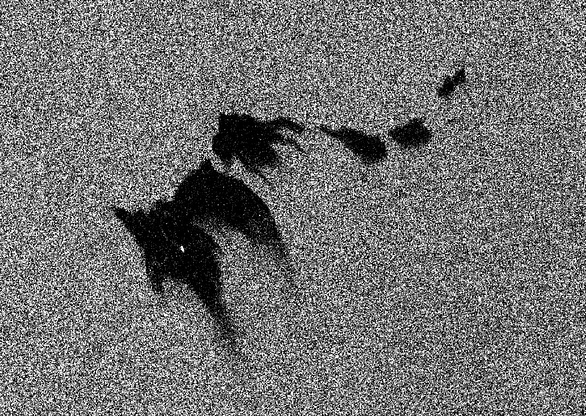
#> input picture images/SAR#1.png, 586 x 416 px, found by its file name
$ jupyter execute IP_Mini_Project.ipynb
#> lines starting #> are read from the running program, lines starting #| are printed output that depends on the picture; after the words box and inside, x2 and y2 are one past the last pixel; in counts of white or black regions, pixels touching at a corner belong together
[cell 1]
import warnings
warnings.filterwarnings('ignore')

[cell 2]
# importing libraries
import cv2
import numpy as np
import matplotlib.pyplot as plt
from scipy import signal

[cell 3]
# importing images
sar1 = cv2.imread('/content/SAR#1.png', 0)
#> sar1 is the input picture: shape (416, 586); min 0, max 255, mean 114
sar2 = cv2.imread('/content/SAR#2.png', 0)
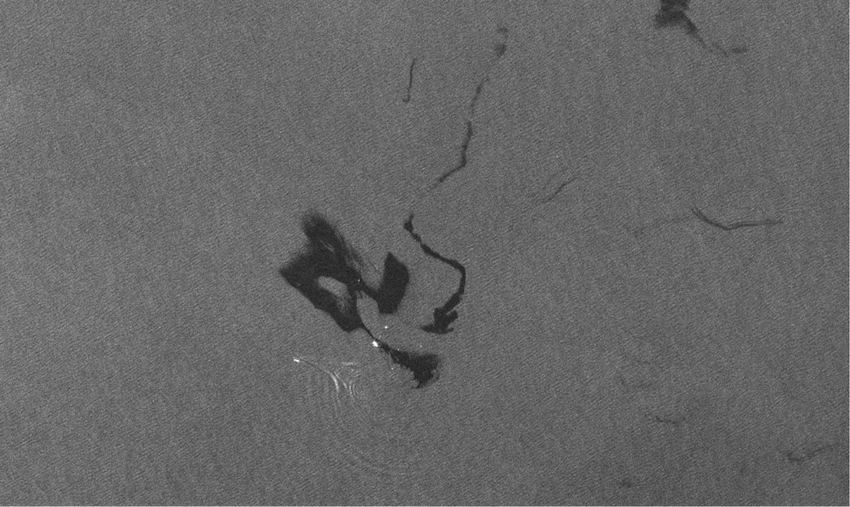
#> input picture images/SAR#2.png, 850 x 507 px, found by its file name
#> sar2 is the input picture: shape (507, 850); min 28, max 255, mean 102.7
sar3 = cv2.imread('/content/SAR#3.png', 0)
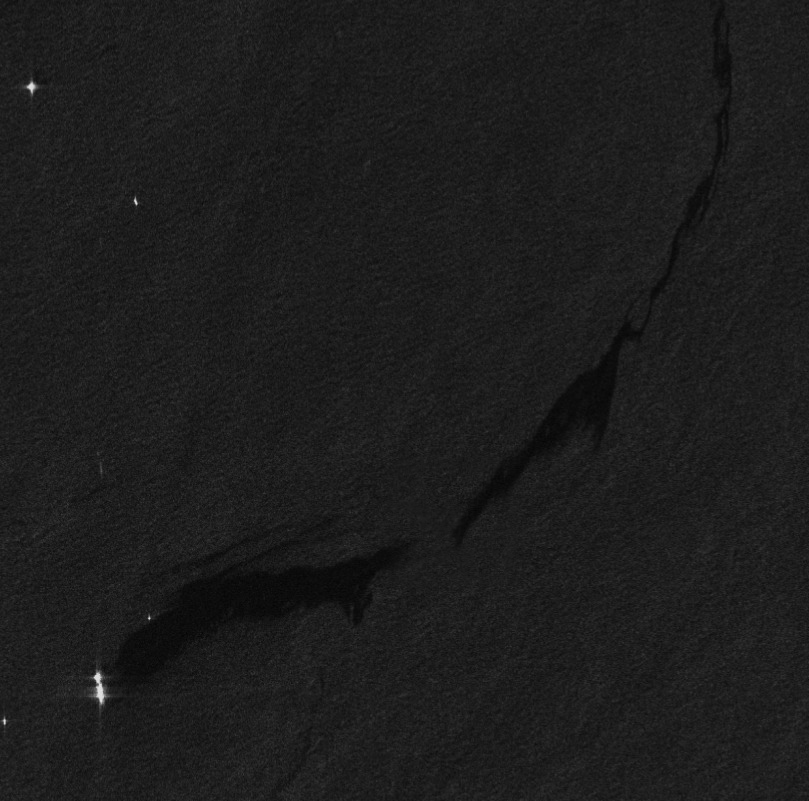
#> input picture images/SAR#3.png, 809 x 801 px, found by its file name
#> sar3 is the input picture: shape (801, 809); min 4, max 229, mean 28.8

### Utility Functions

[cell 4]
def plotHistogram(original, img, name):
#> called with name = 'Before any preprocessing'
  count, value = np.histogram(img, 255, [0, 255])
#> count = 255 values, max 11559 at index 0, min 254 at index 253, mean 956; value = 256 values from 0 to 255
  plt.figure(figsize = (16, 6))
  plt.subplot(1, 2, 1)
  plt.imshow(img, cmap="gray")
  plt.title(name)
  plt.subplot(1, 2, 2)
  plt.stem(count)
  plt.legend(["Gray shade count"])
  plt.xlabel("Pixel Density")
  plt.ylabel("Pixel Frequency")
  plt.title("Histogram")

## Processing the first SAR Image

[cell 5]
img = sar1.copy()
imgCopy = sar1.copy()

# image preprocessing first

plotHistogram(img, img, "Before any preprocessing")
plt.show()
#> figure, not shown here; panel 2: curve peaks at x = 0, y = 11559

# image stats first
r, c = img.shape
#> r = 416; c = 586
print("Image Resolution:", r, "x", c)
#| Image Resolution: 416 x 586

# apply median filter to remove noise from the image's background
plt.figure(figsize=(25, 25))
final = cv2.medianBlur(img, 3)
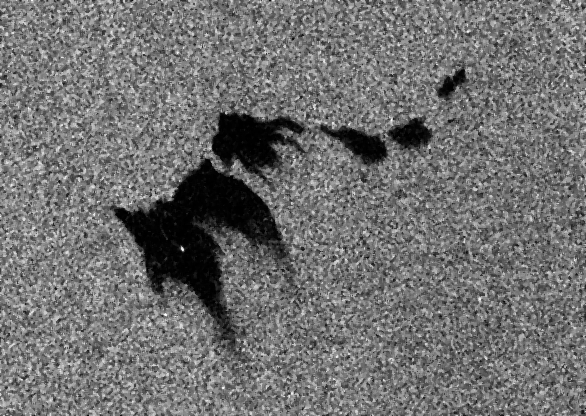
#> final: shape (416, 586); min 0, max 255, mean 112.3

plotHistogram(img, final, "After preprocessing")
plt.show()
#> figure, not shown here; panel 2: curve peaks at x = 121, y = 2927

img = final.copy()

[cell 6]
plt.figure(figsize=(20, 20))
SE = cv2.getStructuringElement(cv2.MORPH_RECT, (3, 3))

# thresholding with the T from above histogram
for i in range(r):
  for j in range(c):
    img[i, j] = 0 if img[i, j] > 40 else 255
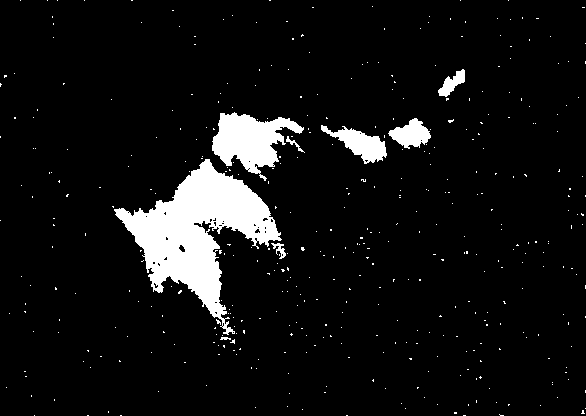
#> img: shape (416, 586); 7.2% white; 432 white regions (424 under 20 px), largest, box (x1, y1, x2, y2) and area: (114, 159, 282, 335) 11083, (212, 112, 304, 181) 3207, (321, 125, 387, 164) 1115

**Performing Opening Morphological Operation to get rid of any noise dots in the background**

[cell 7]
plt.figure(figsize=(20, 20))

# erording image
erodedImage = cv2.erode(img, SE)
#> erodedImage: shape (416, 586); 5.7% white; 24 white regions (18 under 20 px), largest, box (x1, y1, x2, y2) and area: (116, 160, 280, 317) 9594, (213, 114, 302, 173) 2706, (331, 130, 386, 161) 827, (390, 119, 430, 147) 592, (439, 71, 464, 95) 237, (322, 127, 330, 133) 20

# then dilating image
openImage = cv2.dilate(erodedImage, SE)
#> openImage: shape (416, 586); 6.7% white; 16 white regions (8 under 20 px), largest, box (x1, y1, x2, y2) and area: (115, 159, 281, 318) 10766, (212, 113, 303, 174) 3134, (321, 126, 387, 162) 1063

plt.subplot(131)
plt.imshow(img, cmap="gray")
plt.title("Pre-processed image")
plt.axis("off")
plt.subplot(132)
plt.imshow(openImage, cmap="gray")
plt.title("Opened Image")
plt.axis("off")

**Identifying the edges of the oil spill to identify the actual spread rather than the region**

[cell 8]
#Detect horizontal edges using in built convolution function
mask = [
    [-1, -2, -1],
    [0, 0, 0],
    [1, 2, 1],
]

outputHorizontal = signal.convolve2d(openImage, mask)

# showing the output image after convolution
plt.figure(figsize=(7, 7))
plt.imshow(outputHorizontal, cmap="gray", vmin=0, vmax=255)
plt.title("Horizontal edge detection")

[cell 9]
#Detect vertical edges using inbuilt function for convolution
mask = [
    [-1, 0, 1],
    [-2, 0, 2],
    [-1, 0, 1],
]

outputVertical = signal.convolve2d(openImage, mask)

# showing the output image after convolution
plt.figure(figsize=(7, 7))
plt.imshow(outputVertical, cmap="gray", vmin=0, vmax=255)
plt.title("Vertical edge detection")

[cell 10]
# Detecting vertical and horizontal edges
G = np.absolute(outputVertical) + np.absolute(outputHorizontal)
#> G: shape (418, 588) int64; 4 distinct labels, from 0 to 1530

# showing the output image after adding them
plt.figure(figsize=(15, 15))
plt.subplot(121)
plt.imshow(G, cmap="gray", vmin=0, vmax=255)
plt.title("Combined edges detection")
plt.axis("off")

[cell 11]
# final comparison of the original and the gotten images
plt.figure(figsize=(18, 18))
plt.subplot(131)
plt.imshow(imgCopy, cmap="gray")
plt.axis("off")
plt.title("Original Image")
plt.subplot(132)
plt.imshow(openImage, cmap="gray")
plt.axis("off")
plt.title("Opened Image")
plt.subplot(133)
plt.imshow(G, cmap="gray")
plt.axis("off")
plt.title("Detected Oil Spill Edges")

## Performing same operations on 2nd SAR Image

[cell 12]
img = sar2.copy()
imgCopy = sar2.copy()

# image preprocessing first

plotHistogram(img, img, "Before any preprocessing")
plt.show()
#> figure, not shown here; panel 2: curve peaks at x = 104, y = 31543

# image stats first
r, c = img.shape
#> r = 507; c = 850
print("Image Resolution:", r, "x", c)
#| Image Resolution: 507 x 850

# apply median filter to remove noise from the image
plt.figure(figsize=(25, 25))
final = cv2.medianBlur(img, 3)
#> final: shape (507, 850)

plotHistogram(img, final, "After preprocessing")
plt.show()
#> figure, not shown here; panel 2: curve peaks at x = 104, y = 47058

img = final.copy()

**Selecting the proper threshold as the histogram shown above as 70**

[cell 13]
plt.figure(figsize=(20, 20))
SE = cv2.getStructuringElement(cv2.MORPH_RECT, (3, 3))

# thresholding
for i in range(r):
  for j in range(c):
    img[i, j] = 0 if img[i, j] > 70 else 255
#> img: shape (507, 850); 2.2% white; 28 white regions (17 under 20 px), largest, box (x1, y1, x2, y2) and area: (280, 216, 410, 338) 6299, (404, 215, 466, 334) 1226, (380, 342, 440, 389) 1067

**Performing Opening Morphological Operation to get rid of any noise dots in the background**

[cell 14]
plt.figure(figsize=(20, 20))

# erording image
erodedImage = cv2.erode(img, SE)
#> erodedImage: shape (507, 850); 1.7% white; 14 white regions (8 under 20 px), largest, box (x1, y1, x2, y2) and area: (281, 217, 408, 331) 5371, (381, 343, 438, 387) 837, (422, 245, 465, 333) 685, (657, 0, 686, 25) 426, (405, 217, 412, 231) 42, (687, 20, 695, 32) 38

# then dilating image
openImage = cv2.dilate(erodedImage, SE)
#> openImage: shape (507, 850); 2.1% white; 12 white regions (5 under 20 px), largest, box (x1, y1, x2, y2) and area: (280, 216, 409, 332) 6214, (421, 244, 466, 334) 1071, (380, 342, 439, 388) 1053

plt.subplot(131)
plt.imshow(img, cmap="gray")
plt.title("Pre-processed image")
plt.axis("off")
plt.subplot(132)
plt.imshow(openImage, cmap="gray")
plt.title("Opened Image")
plt.axis("off")

**Identifying the edges of the oil spill to identify the actual spread rather than the region**

[cell 15]
#Detect horizontal edges using in built convolution function
mask = [
    [-1, -2, -1],
    [0, 0, 0],
    [1, 2, 1],
]

outputHorizontal = signal.convolve2d(openImage, mask)
#> outputHorizontal: shape (509, 852) int64

# showing the output image after convolution
plt.figure(figsize=(7, 7))
plt.imshow(outputHorizontal, cmap="gray", vmin=0, vmax=255)
plt.title("Horizontal edge detection")

[cell 16]
#Detect vertical edges using inbuilt function for convolution
mask = [
    [-1, 0, 1],
    [-2, 0, 2],
    [-1, 0, 1],
]

outputVertical = signal.convolve2d(openImage, mask)
#> outputVertical: shape (509, 852) int64

# showing the output image after convolution
plt.figure(figsize=(7, 7))
plt.imshow(outputVertical, cmap="gray", vmin=0, vmax=255)
plt.title("Vertical edge detection")

[cell 17]
# Detecting vertical and horizontal edges
G = np.absolute(outputVertical) + np.absolute(outputHorizontal)
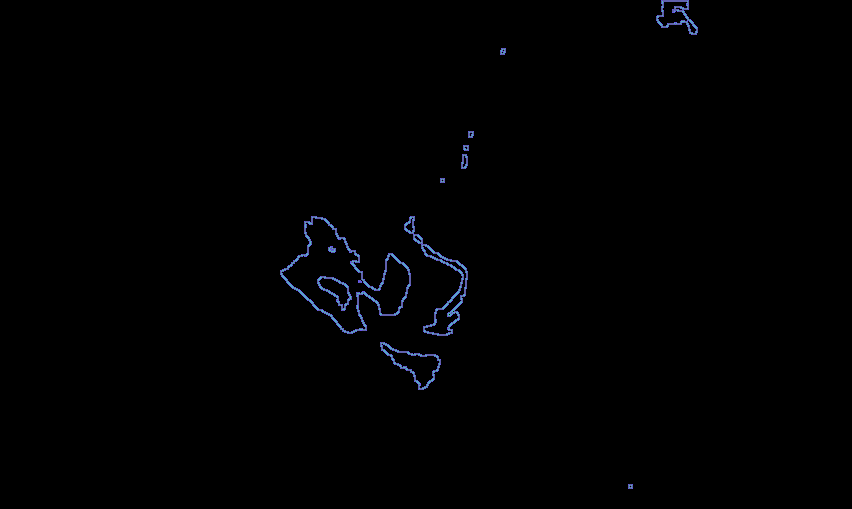
#> G: shape (509, 852) int64; 4 distinct labels, from 0 to 1530; one colour per label, 0 black

# showing the output image after adding them
plt.figure(figsize=(15, 15))
plt.subplot(121)
plt.imshow(G, cmap="gray", vmin=0, vmax=255)
plt.title("Combined edges detection")
plt.axis("off")

[cell 18]
# final comparison of the original and the gotten images
plt.figure(figsize=(18, 18))
plt.subplot(131)
plt.imshow(imgCopy, cmap="gray")
plt.axis("off")
plt.title("Original Image")
plt.subplot(132)
plt.imshow(openImage, cmap="gray")
plt.axis("off")
plt.title("Opened Image")
plt.subplot(133)
plt.imshow(G, cmap="gray")
plt.axis("off")
plt.title("Detected Oil Spill Edges")

# Working on SAR Images with low contrast

[cell 19]
img = sar3.copy()
imgCopy = sar3.copy()

# image preprocessing first

plotHistogram(img, img, "Before any preprocessing")
plt.show()
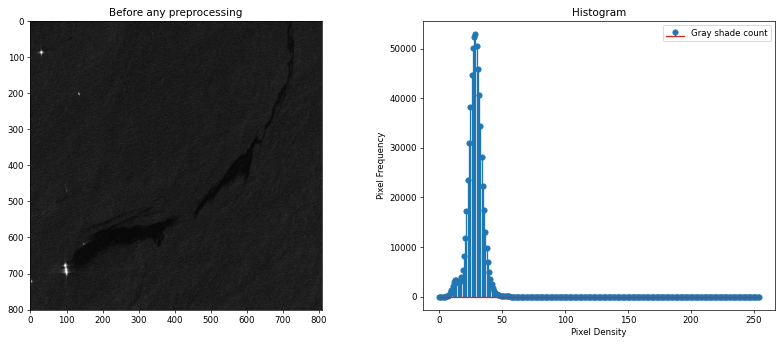
#> figure drawn by matplotlib, 2 panels; panel 2: curve peaks at x = 29, y = 52914

# image stats first
r, c = img.shape
#> r = 801; c = 809
print("Image Resolution:", r, "x", c)
#| Image Resolution: 801 x 809

### After plotting the histogram, we can see due to the low contrast of the image, we can barely see any spots visible (have to strain our eyes)

Solution: Histogram equalization

[cell 20]
count, value = np.histogram(img, 255, [0, 255])
#> count = 255 values, max 52914 at index 29, min 0 at index 0, mean 2541.2; value = 256 values from 0 to 255
cdf = count.cumsum() / count.sum()
#> cdf = 255 values from 0 to 1
eq = (cdf * 255).astype(int)
#> eq = 255 values from 0 to 255

for i in range(r):
  for j in range(c):
    img[i, j] = eq[img[i, j]]
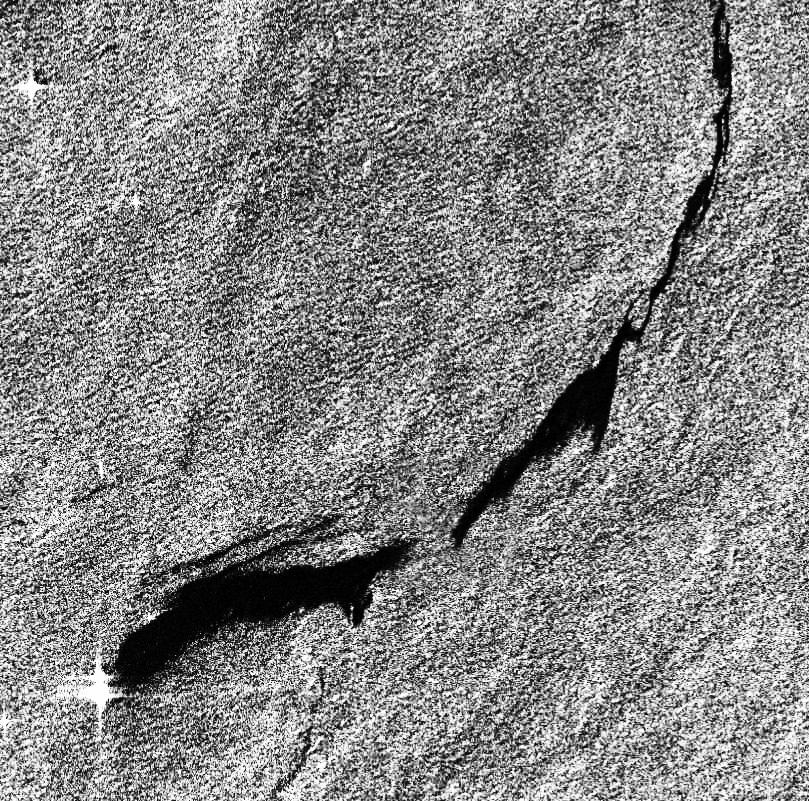
#> img: shape (801, 809); min 0, max 255, mean 134

[cell 21]
plt.figure(figsize = (15, 10))
plt.subplot(1, 2, 1)
plt.imshow(imgCopy, cmap="gray")
plt.title("Original image")
plt.axis("off")
plt.subplot(1, 2, 2)
plt.imshow(img, cmap="gray")
plt.axis("off")
plt.title("Equalized image")
plt.show()

# plotting the new histogram of the equalized image
plotHistogram(img, img, "After preprocessing")
plt.show()
#> figure, not shown here; panel 2: curve peaks at x = 142, y = 52914

As you can see, our image has too many details visible. Since we don't have so much details in our image we'll try to reduce the background noise.

[cell 22]
# apply median filter to remove noise from the image
plt.figure(figsize=(25, 25))
final = cv2.blur(img, (5, 5))
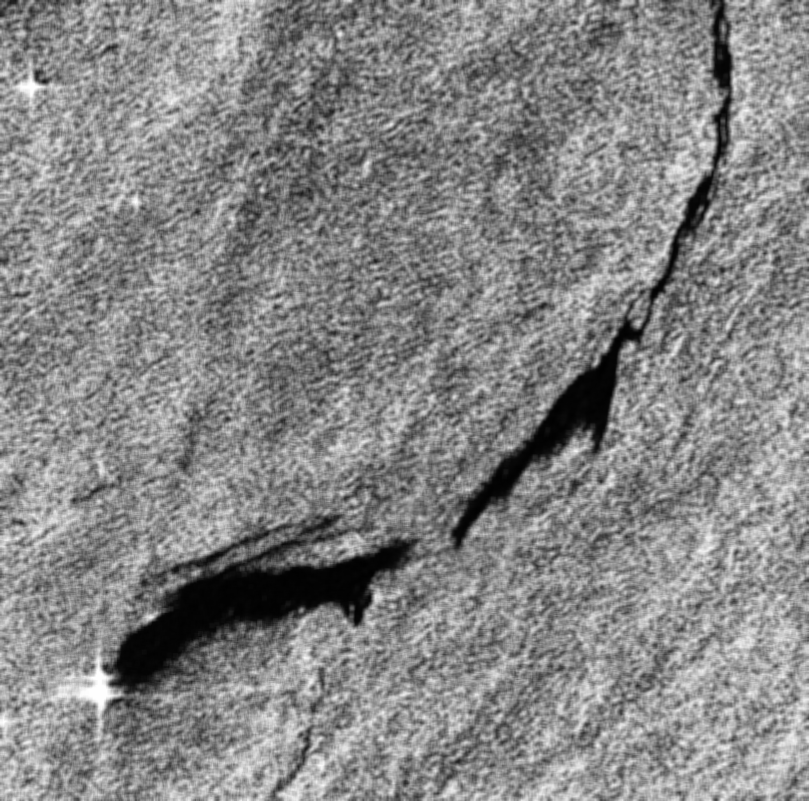
#> final: shape (801, 809); min 0, max 254, mean 134

plotHistogram(img, final, "After preprocessing")
plt.show()
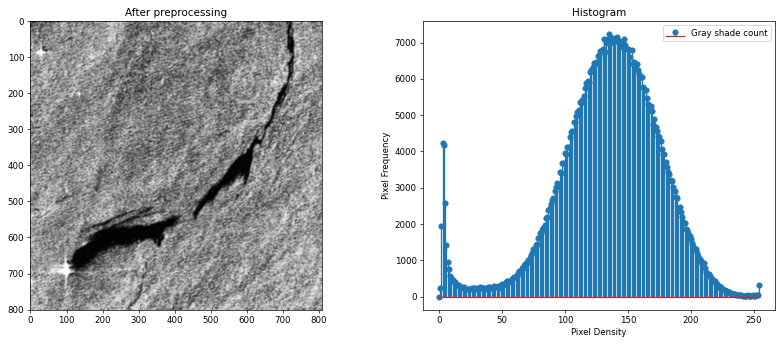
#> figure drawn by matplotlib, 2 panels; panel 2: curve peaks at x = 135, y = 7234

img = final.copy()

[cell 23]
# apply median filter to remove noise from the image
plt.figure(figsize=(25, 25))
final = cv2.medianBlur(img, 5)

plotHistogram(img, final, "After preprocessing")
plt.show()
#> figure, not shown here; panel 2: curve peaks at x = 135, y = 8577

**Selecting threshold as 40**

[cell 24]
plt.figure(figsize=(20, 20))
SE = cv2.getStructuringElement(cv2.MORPH_RECT, (3, 3))

# thresholding
for i in range(r):
  for j in range(c):
    img[i, j] = 0 if img[i, j] > 40 else 255
#> img: shape (801, 809); 3.9% white; 101 white regions (87 under 20 px), largest, box (x1, y1, x2, y2) and area: (112, 539, 417, 693) 14755, (452, 312, 651, 549) 6914, (650, 171, 714, 304) 1247

[cell 25]
plt.figure(figsize=(20, 20))

# erording image
erodedImage = cv2.erode(img, SE)
#> erodedImage: shape (801, 809); 3.2% white; 28 white regions (18 under 20 px), largest, box (x1, y1, x2, y2) and area: (115, 541, 409, 691) 13172, (453, 321, 642, 548) 5885, (651, 177, 712, 299) 759

# then dilating image
openImage = cv2.dilate(erodedImage, SE)
#> openImage: shape (801, 809); 3.8% white; 23 white regions (9 under 20 px), largest, box (x1, y1, x2, y2) and area: (114, 540, 410, 692) 14592, (452, 320, 643, 549) 6823, (650, 176, 713, 300) 1167


plt.subplot(131)
plt.imshow(img, cmap="gray")
plt.title("Pre-processed image")
plt.axis("off")
plt.subplot(132)
plt.imshow(openImage, cmap="gray")
plt.title("Opened Image")
plt.axis("off")

Detecting the edges and the boundary of the affected region due to Oil Spill

[cell 26]
#Detect horizontal edges using in built convolution function
mask = [
    [-1, -2, -1],
    [0, 0, 0],
    [1, 2, 1],
]

outputHorizontal = signal.convolve2d(openImage, mask)
#> outputHorizontal: shape (803, 811) int64

# showing the output image after convolution
plt.figure(figsize=(7, 7))
plt.imshow(outputHorizontal, cmap="gray", vmin=0, vmax=255)
plt.title("Horizontal edge detection")

[cell 27]
#Detect vertical edges using inbuilt function for convolution
mask = [
    [-1, 0, 1],
    [-2, 0, 2],
    [-1, 0, 1],
]

outputVertical = signal.convolve2d(openImage, mask)
#> outputVertical: shape (803, 811) int64

# showing the output image after convolution
plt.figure(figsize=(7, 7))
plt.imshow(outputVertical, cmap="gray", vmin=0, vmax=255)
plt.title("Vertical edge detection")

[cell 28]
# Detecting vertical and horizontal edges
G = np.absolute(outputVertical) + np.absolute(outputHorizontal)
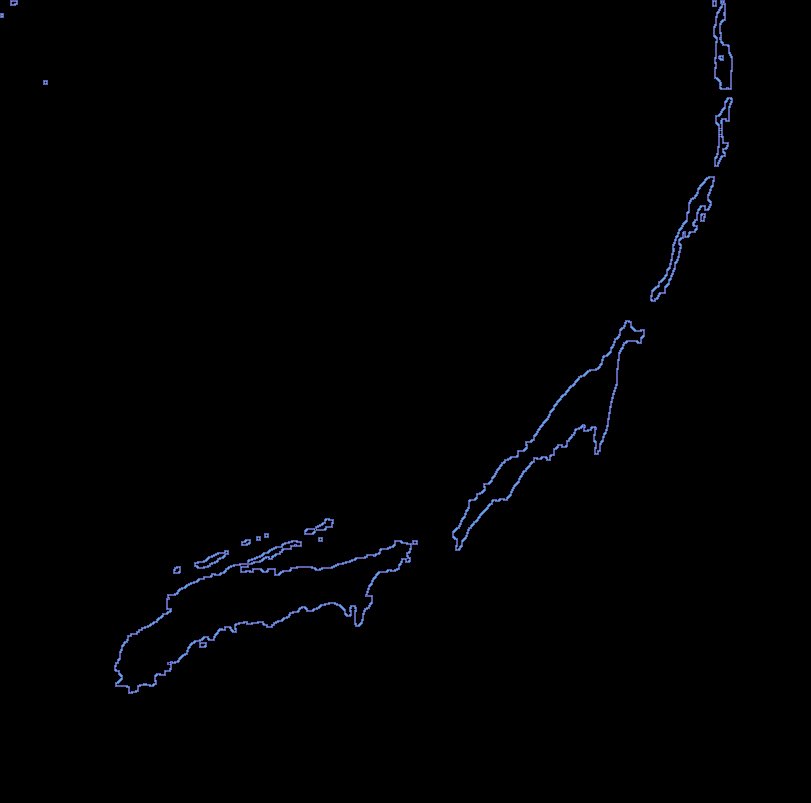
#> G: shape (803, 811) int64; 4 distinct labels, from 0 to 1530; one colour per label, 0 black

# showing the output image after adding them
plt.figure(figsize=(15, 15))
plt.subplot(121)
plt.imshow(G, cmap="gray", vmin=0, vmax=255)
plt.title("Combined edges detection")
plt.axis("off")

[cell 29]
# final comparison of the original and the gotten images
plt.figure(figsize=(18, 18))
plt.subplot(131)
plt.imshow(imgCopy, cmap="gray")
plt.axis("off")
plt.title("Original Image")
plt.subplot(132)
plt.imshow(openImage, cmap="gray")
plt.axis("off")
plt.title("Opened Image")
plt.subplot(133)
plt.imshow(G, cmap="gray")
plt.axis("off")
plt.title("Detected Oil Spill Edges")
